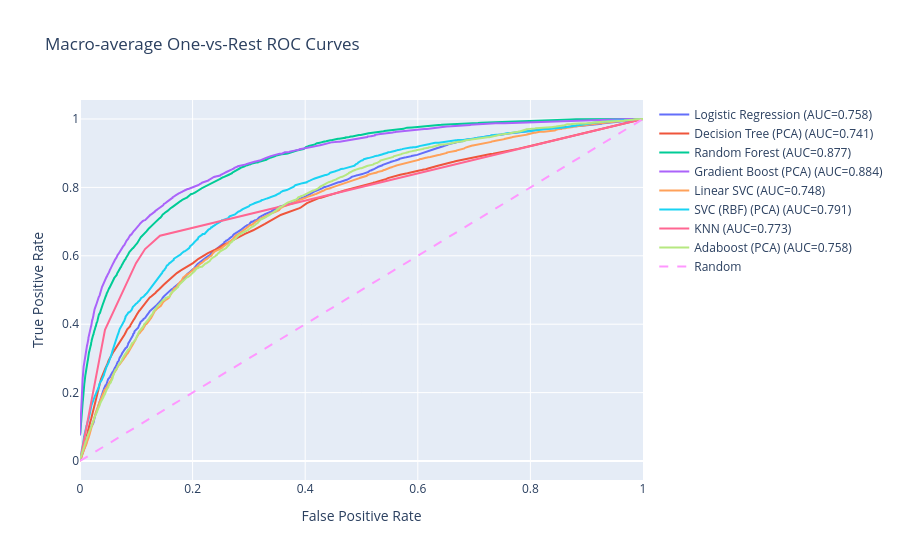
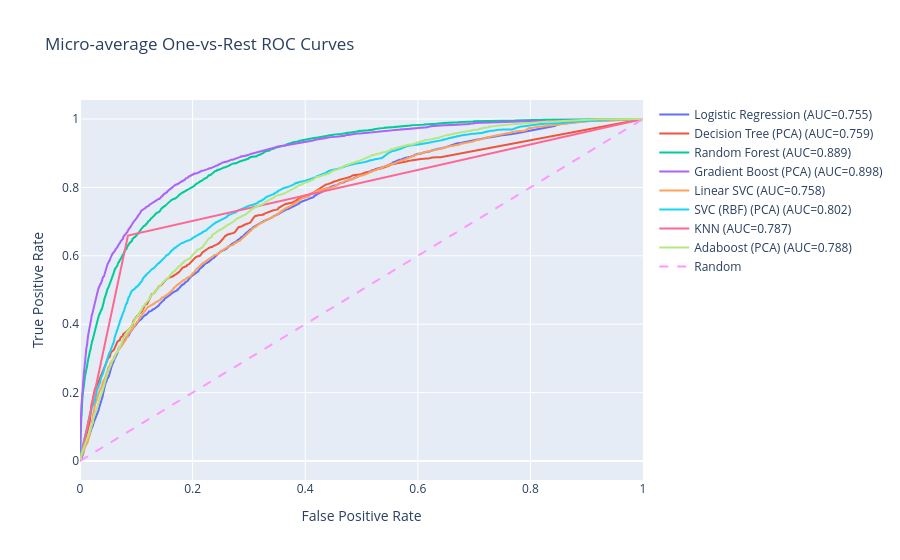

Notebook cell for these charts, in order:
### Markdown cell above
### Plot Results

### Code cell
plot_macro_roc(results)
plot_micro_roc(results)

### Figure 1 — Plotly figure (JSON) as saved in the notebook; plotly's stock layout.template omitted (floating-point values rounded to 4 significant figures; data arrays with more than 128 entries replaced by an {"elided": "..."} marker saying what was removed)
{"data": [{"mode": "lines", "name": "Logistic Regression (AUC=0.758)", "type": "scatter", "x": {"elided": "1947 float values"}, "y": {"elided": "1947 float values"}}, {"mode": "lines", "name": "Decision Tree (PCA) (AUC=0.741)", "type": "scatter", "x": {"elided": "512 float values"}, "y": {"elided": "512 float values"}}, {"mode": "lines", "name": "Random Forest (AUC=0.877)", "type": "scatter", "x": {"elided": "1428 float values"}, "y": {"elided": "1428 float values"}}, {"mode": "lines", "name": "Gradient Boost (PCA) (AUC=0.884)", "type": "scatter", "x": {"elided": "1318 float values"}, "y": {"elided": "1318 float values"}}, {"mode": "lines", "name": "Linear SVC (AUC=0.748)", "type": "scatter", "x": {"elided": "1946 float values"}, "y": {"elided": "1946 float values"}}, {"mode": "lines", "name": "SVC (RBF) (PCA) (AUC=0.791)", "type": "scatter", "x": {"elided": "1745 float values"}, "y": {"elided": "1745 float values"}}, {"mode": "lines", "name": "KNN (AUC=0.773)", "type": "scatter", "x": [0.0, 0.04358, 0.04439, 0.09944, 0.1156, 0.1421, 1.0], "y": [0.0, 0.3788, 0.3836, 0.5785, 0.6197, 0.6588, 1.0]}, {"mode": "lines", "name": "Adaboost (PCA) (AUC=0.758)", "type": "scatter", "x": {"elided": "2101 float values"}, "y": {"elided": "2101 float values"}}, {"line": {"dash": "dash"}, "mode": "lines", "name": "Random", "type": "scatter", "x": [0, 1], "y": [0, 1]}], "layout": {"title": {"text": "Macro-average One-vs-Rest ROC Curves"}, "xaxis": {"title": {"text": "False Positive Rate"}}, "yaxis": {"title": {"text": "True Positive Rate"}}}}

### Figure 2 — Plotly figure (JSON) as saved in the notebook; plotly's stock layout.template omitted (floating-point values rounded to 4 significant figures; data arrays with more than 128 entries replaced by an {"elided": "..."} marker saying what was removed)
{"data": [{"mode": "lines", "name": "Logistic Regression (AUC=0.755)", "type": "scatter", "x": {"elided": "4089 float values"}, "y": {"elided": "4089 float values"}}, {"mode": "lines", "name": "Decision Tree (PCA) (AUC=0.759)", "type": "scatter", "x": {"elided": "536 float values"}, "y": {"elided": "536 float values"}}, {"mode": "lines", "name": "Random Forest (AUC=0.889)", "type": "scatter", "x": {"elided": "2904 float values"}, "y": {"elided": "2904 float values"}}, {"mode": "lines", "name": "Gradient Boost (PCA) (AUC=0.898)", "type": "scatter", "x": {"elided": "2660 float values"}, "y": {"elided": "2660 float values"}}, {"mode": "lines", "name": "Linear SVC (AUC=0.758)", "type": "scatter", "x": {"elided": "3933 float values"}, "y": {"elided": "3933 float values"}}, {"mode": "lines", "name": "SVC (RBF) (PCA) (AUC=0.802)", "type": "scatter", "x": {"elided": "3671 float values"}, "y": {"elided": "3671 float values"}}, {"mode": "lines", "name": "KNN (AUC=0.787)", "type": "scatter", "x": [0.0, 0.08516, 1.0], "y": [0.0, 0.6594, 1.0]}, {"mode": "lines", "name": "Adaboost (PCA) (AUC=0.788)", "type": "scatter", "x": {"elided": "4116 float values"}, "y": {"elided": "4116 float values"}}, {"line": {"dash": "dash"}, "mode": "lines", "name": "Random", "type": "scatter", "x": [0, 1], "y": [0, 1]}], "layout": {"title": {"text": "Micro-average One-vs-Rest ROC Curves"}, "xaxis": {"title": {"text": "False Positive Rate"}}, "yaxis": {"title": {"text": "True Positive Rate"}}}}
